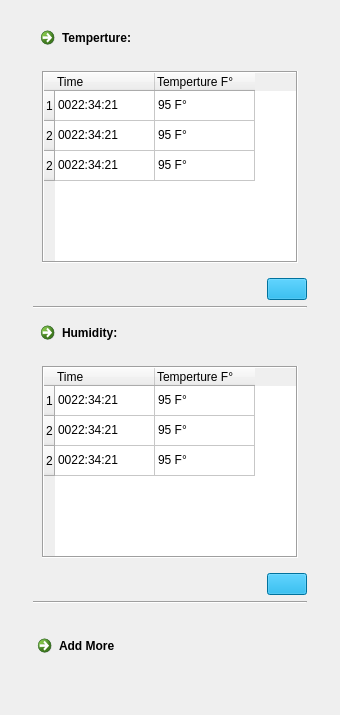
                <widget class="QWidget" name="homePage">
                 <layout class="QVBoxLayout" name="verticalLayout_9">
                  <item>
                   <widget class="QWidget" name="tempWidget" native="true">
                    <layout class="QHBoxLayout" name="horizontalLayout_4">
                     <property name="bottomMargin">
                      <number>0</number>
                     </property>
                     <item>
                      <layout class="QHBoxLayout" name="tempHLayout">
                       <item>
                        <spacer name="tempLeftHSpacer">
                         <property name="orientation">
                          <enum>Qt::Horizontal</enum>
                         </property>
                         <property name="sizeType">
                          <enum>QSizePolicy::Fixed</enum>
                         </property>
                         <property name="sizeHint" stdset="0">
                          <size>
                           <width>13</width>
                           <height>20</height>
                          </size>
                         </property>
                        </spacer>
                       </item>
                       <item>
                        <layout class="QVBoxLayout" name="tempVLayout">
                         <item>
                          <widget class="LinkButton" name="tempLinkButton">
                           <property name="maximumSize">
                            <size>
                             <width>16777210</width>
                             <height>40</height>
                            </size>
                           </property>
                           <property name="cursor">
                            <cursorShape>PointingHandCursor</cursorShape>
                           </property>
                           <property name="layoutDirection">
                            <enum>Qt::LeftToRight</enum>
                           </property>
                           <property name="styleSheet">
                            <string notr="true">background-color: rgb(0, 160, 220);
font: 700 11pt &quot;Segoe UI&quot;;
border-color: rgb(0, 0, 0);</string>
                           </property>
                           <property name="text">
                            <string>Temperture: </string>
                           </property>
                           <property name="icon">
                            <iconset>
                             <normaloff>icons/WeatherIcons/01d.png</normaloff>icons/WeatherIcons/01d.png</iconset>
                           </property>
                          </widget>
                         </item>
                         <item>
                          <widget class="QWidget" name="tempExtendableWidget" native="true">
                           <property name="autoFillBackground">
                            <bool>false</bool>
                           </property>
                           <layout class="QVBoxLayout" name="verticalLayout_8">
                            <property name="leftMargin">
                             <number>0</number>
                            </property>
                            <property name="topMargin">
                             <number>0</number>
                            </property>
                            <property name="rightMargin">
                             <number>0</number>
                            </property>
                            <property name="bottomMargin">
                             <number>0</number>
                            </property>
                            <item>
                             <widget class="QStackedWidget" name="tempStackedWidget">
                              <property name="currentIndex">
                               <number>0</number>
                              </property>
                              <widget class="QWidget" name="tmepTablePage">
                               <layout class="QHBoxLayout" name="horizontalLayout_19">
                                <item>
                                 <layout class="QVBoxLayout" name="verticalLayout_7">
                                  <item>
                                   <widget class="QTableWidget" name="tempTableWidget">
                                    <property name="focusPolicy">
                                     <enum>Qt::WheelFocus</enum>
                                    </property>
                                    <property name="frameShape">
                                     <enum>QFrame::Box</enum>
                                    </property>
                                    <property name="autoScroll">
                                     <bool>true</bool>
                                    </property>
                                    <property name="editTriggers">
                                     <set>QAbstractItemView::NoEditTriggers</set>
                                    </property>
                                    <property name="tabKeyNavigation">
                                     <bool>false</bool>
                                    </property>
                                    <property name="showDropIndicator" stdset="0">
                                     <bool>false</bool>
                                    </property>
                                    <property name="showGrid">
                                     <bool>true</bool>
                                    </property>
                                    <property name="gridStyle">
                                     <enum>Qt::SolidLine</enum>
                                    </property>
                                    <property name="sortingEnabled">
                                     <bool>false</bool>
                                    </property>
                                    <property name="cornerButtonEnabled">
                                     <bool>true</bool>
                                    </property>
                                    <attribute name="horizontalHeaderVisible">
                                     <bool>true</bool>
                                    </attribute>
                                    <attribute name="horizontalHeaderCascadingSectionResizes">
                                     <bool>false</bool>
                                    </attribute>
                                    <attribute name="horizontalHeaderHighlightSections">
                                     <bool>true</bool>
                                    </attribute>
                                    <attribute name="verticalHeaderVisible">
                                     <bool>true</bool>
                                    </attribute>
                                    <row>
                                     <property name="text">
                                      <string>1</string>
                                     </property>
                                    </row>
                                    <row>
                                     <property name="text">
                                      <string>2</string>
                                     </property>
                                    </row>
                                    <row>
                                     <property name="text">
                                      <string>2</string>
                                     </property>
                                    </row>
                                    <column>
                                     <property name="text">
                                      <string>Time</string>
                                     </property>
                                     <property name="textAlignment">
                                      <set>AlignLeading|AlignVCenter</set>
                                     </property>
                                    </column>
                                    <column>
                                     <property name="text">
                                      <string>Temperture F°</string>
                                     </property>
                                     <property name="textAlignment">
                                      <set>AlignLeading|AlignVCenter</set>
                                     </property>
                                    </column>
                                    <item row="0" column="0">
                                     <property name="text">
                                      <string>0022:34:21</string>
                                     </property>
                                    </item>
                                    <item row="0" column="1">
                                     <property name="text">
                                      <string>95 F°</string>
                                     </property>
                                    </item>
                                    <item row="1" column="0">
                                     <property name="text">
                                      <string>0022:34:21</string>
                                     </property>
                                    </item>
                                    <item row="1" column="1">
                                     <property name="text">
                                      <string>95 F°</string>
                                     </property>
                                    </item>
                                    <item row="2" column="0">
                                     <property name="text">
                                      <string>0022:34:21</string>
                                     </property>
                                    </item>
                                    <item row="2" column="1">
                                     <property name="text">
                                      <string>95 F°</string>
                                     </property>
                                    </item>
                                   </widget>
                                  </item>
                                 </layout>
                                </item>
                               </layout>
                              </widget>
                              <widget class="QWidget" name="tempPlotPage">
                               <layout class="QVBoxLayout" name="verticalLayout_21">
                                <item>
                                 <layout class="QVBoxLayout" name="verticalLayout_20">
                                  <item>
                                   <widget class="QGraphicsView" name="tempGraphicView"/>
                                  </item>
                                 </layout>
                                </item>
                               </layout>
                              </widget>
                             </widget>
                            </item>
                            <item>
                             <layout class="QHBoxLayout" name="tempPlotButtonHLayout">
                              <item>
                               <spacer name="tempPlotButtonSpacer">
                                <property name="orientation">
                                 <enum>Qt::Horizontal</enum>
                                </property>
                                <property name="sizeHint" stdset="0">
                                 <size>
                                  <width>40</width>
                                  <height>20</height>
                                 </size>
                                </property>
                               </spacer>
                              </item>
                              <item>
                               <widget class="QPushButton" name="tempPlotBushButton">
                                <property name="minimumSize">
                                 <size>
                                  <width>40</width>
                                  <height>20</height>
                                 </size>
                                </property>
                                <property name="cursor">
                                 <cursorShape>PointingHandCursor</cursorShape>
                                </property>
                                <property name="styleSheet">
                                 <string notr="true">font: 700 9pt &quot;Segoe UI&quot;;
background-color: rgb(0, 160, 220);
border-color: rgb(0, 0, 0);</string>
                                </property>
                                <property name="text">
                                 <string/>
                                </property>
                                <property name="icon">
                                 <iconset>
                                  <normaloff>icons/BasicIcons/icons8-computer-software-with-point-line-diagram-graph-plot-24.png</normaloff>icons/BasicIcons/icons8-computer-software-with-point-line-diagram-graph-plot-24.png</iconset>
                                </property>
                               </widget>
                              </item>
                             </layout>
                            </item>
                           </layout>
                          </widget>
                         </item>
                         <item>
                          <widget class="Line" name="line">
                           <property name="orientation">
                            <enum>Qt::Horizontal</enum>
                           </property>
                          </widget>
                         </item>
                        </layout>
                       </item>
                       <item>
                        <spacer name="tempRightHSpacer">
                         <property name="orientation">
                          <enum>Qt::Horizontal</enum>
                         </property>
                         <property name="sizeType">
                          <enum>QSizePolicy::Fixed</enum>
                         </property>
                         <property name="sizeHint" stdset="0">
                          <size>
                           <width>13</width>
                           <height>20</height>
                          </size>
                         </property>
                        </spacer>
                       </item>
                      </layout>
                     </item>
                    </layout>
                   </widget>
                  </item>
                  <item>
                   <widget class="QWidget" name="HumidityWidget" native="true">
                    <layout class="QHBoxLayout" name="horizontalLayout_7">
                     <property name="topMargin">
                      <number>0</number>
                     </property>
                     <item>
                      <layout class="QHBoxLayout" name="humidityHLayout">
                       <item>
                        <spacer name="humidityHSpacer">
                         <property name="orientation">
                          <enum>Qt::Horizontal</enum>
                         </property>
                         <property name="sizeType">
                          <enum>QSizePolicy::Fixed</enum>
                         </property>
                         <property name="sizeHint" stdset="0">
                          <size>
                           <width>13</width>
                           <height>20</height>
                          </size>
                         </property>
                        </spacer>
                       </item>
                       <item>
                        <layout class="QVBoxLayout" name="humidityVLayout">
                         <item>
                          <widget class="LinkButton" name="humidityLinkButton">
                           <property name="maximumSize">
                            <size>
                             <width>16777215</width>
                             <height>40</height>
                            </size>
                           </property>
                           <property name="cursor">
                            <cursorShape>PointingHandCursor</cursorShape>
                           </property>
                           <property name="styleSheet">
                            <string notr="true">font: 700 11pt &quot;Segoe UI&quot;;
background-color: rgb(0, 160, 220);
border-color: rgb(0, 0, 0);</string>
                           </property>
                           <property name="text">
                            <string>Humidity:</string>
                           </property>
                           <property name="icon">
                            <iconset>
                             <normaloff>icons/WeatherIcons/2682807_drop_high_humidity_percentage_precipitation_icon.png</normaloff>icons/WeatherIcons/2682807_drop_high_humidity_percentage_precipitation_icon.png</iconset>
                           </property>
                          </widget>
                         </item>
                         <item>
                          <widget class="QWidget" name="humidityExtendableWidget" native="true">
                           <property name="autoFillBackground">
                            <bool>false</bool>
                           </property>
                           <layout class="QVBoxLayout" name="verticalLayout_16">
                            <property name="leftMargin">
                             <number>0</number>
                            </property>
                            <property name="topMargin">
                             <number>0</number>
                            </property>
                            <property name="rightMargin">
                             <number>0</number>
                            </property>
                            <property name="bottomMargin">
                             <number>0</number>
                            </property>
                            <item>
                             <widget class="QStackedWidget" name="humidityStackedWidget">
                              <property name="currentIndex">
                               <number>0</number>
                              </property>
                              <widget class="QWidget" name="humidityTablePage">
                               <layout class="QHBoxLayout" name="horizontalLayout_20">
                                <item>
                                 <layout class="QVBoxLayout" name="verticalLayout_17">
                                  <item>
                                   <widget class="QTableWidget" name="humidityTableWidget">
                                    <property name="focusPolicy">
                                     <enum>Qt::WheelFocus</enum>
                                    </property>
                                    <property name="frameShape">
                                     <enum>QFrame::Box</enum>
                                    </property>
                                    <property name="autoScroll">
                                     <bool>true</bool>
                                    </property>
                                    <property name="editTriggers">
                                     <set>QAbstractItemView::NoEditTriggers</set>
                                    </property>
                                    <property name="tabKeyNavigation">
                                     <bool>false</bool>
                                    </property>
                                    <property name="showDropIndicator" stdset="0">
                                     <bool>false</bool>
                                    </property>
                                    <property name="showGrid">
                                     <bool>true</bool>
                                    </property>
                                    <property name="gridStyle">
                                     <enum>Qt::SolidLine</enum>
                                    </property>
                                    <property name="sortingEnabled">
                                     <bool>false</bool>
                                    </property>
                                    <property name="cornerButtonEnabled">
                                     <bool>true</bool>
                                    </property>
                                    <attribute name="horizontalHeaderVisible">
                                     <bool>true</bool>
                                    </attribute>
                                    <attribute name="horizontalHeaderCascadingSectionResizes">
                                     <bool>false</bool>
                                    </attribute>
                                    <attribute name="horizontalHeaderHighlightSections">
                                     <bool>true</bool>
                                    </attribute>
                                    <attribute name="verticalHeaderVisible">
                                     <bool>true</bool>
                                    </attribute>
                                    <row>
                                     <property name="text">
                                      <string>1</string>
                                     </property>
                                    </row>
                                    <row>
                                     <property name="text">
                                      <string>2</string>
                                     </property>
                                    </row>
                                    <row>
                                     <property name="text">
                                      <string>2</string>
                                     </property>
                                    </row>
                                    <column>
                                     <property name="text">
                                      <string>Time</string>
                                     </property>
                                     <property name="textAlignment">
                                      <set>AlignLeading|AlignVCenter</set>
                                     </property>
                                    </column>
                                    <column>
                                     <property name="text">
                                      <string>Temperture F°</string>
                                     </property>
                                     <property name="textAlignment">
                                      <set>AlignLeading|AlignVCenter</set>
                                     </property>
                                    </column>
                                    <item row="0" column="0">
                                     <property name="text">
                                      <string>0022:34:21</string>
                                     </property>
                                    </item>
                                    <item row="0" column="1">
                                     <property name="text">
                                      <string>95 F°</string>
                                     </property>
                                    </item>
                                    <item row="1" column="0">
                                     <property name="text">
                                      <string>0022:34:21</string>
                                     </property>
                                    </item>
                                    <item row="1" column="1">
                                     <property name="text">
                                      <string>95 F°</string>
                                     </property>
                                    </item>
                                    <item row="2" column="0">
                                     <property name="text">
                                      <string>0022:34:21</string>
                                     </property>
                                    </item>
                                    <item row="2" column="1">
                                     <property name="text">
                                      <string>95 F°</string>
                                     </property>
                                    </item>
                                   </widget>
                                  </item>
                                 </layout>
                                </item>
                               </layout>
                              </widget>
                              <widget class="QWidget" name="humidityPlotPage">
                               <layout class="QVBoxLayout" name="verticalLayout_22">
                                <item>
                                 <layout class="QVBoxLayout" name="verticalLayout_18">
                                  <item>
                                   <widget class="QGraphicsView" name="humidityGraphicView"/>
                                  </item>
                                 </layout>
                                </item>
                               </layout>
                              </widget>
                             </widget>
                            </item>
                            <item>
                             <layout class="QHBoxLayout" name="humidityPlotButtonHLayout">
                              <item>
                               <spacer name="humidityPlotButtonSpacer">
                                <property name="orientation">
                                 <enum>Qt::Horizontal</enum>
                                </property>
                                <property name="sizeHint" stdset="0">
                                 <size>
                                  <width>40</width>
                                  <height>20</height>
                                 </size>
                                </property>
                               </spacer>
                              </item>
                              <item>
                               <widget class="QPushButton" name="humidityPlotBushButton">
                                <property name="minimumSize">
                                 <size>
                                  <width>40</width>
                                  <height>20</height>
                                 </size>
                                </property>
                                <property name="cursor">
                                 <cursorShape>PointingHandCursor</cursorShape>
                                </property>
                                <property name="styleSheet">
                                 <string notr="true">font: 700 9pt &quot;Segoe UI&quot;;
background-color: rgb(0, 160, 220);
border-color: rgb(0, 0, 0);</string>
                                </property>
                                <property name="text">
                                 <string/>
                                </property>
                                <property name="icon">
                                 <iconset>
                                  <normaloff>icons/BasicIcons/icons8-computer-software-with-point-line-diagram-graph-plot-24.png</normaloff>icons/BasicIcons/icons8-computer-software-with-point-line-diagram-graph-plot-24.png</iconset>
                                </property>
                               </widget>
                              </item>
                             </layout>
                            </item>
                           </layout>
                          </widget>
                         </item>
                         <item>
                          <widget class="Line" name="humdityLine">
                           <property name="orientation">
                            <enum>Qt::Horizontal</enum>
                           </property>
                          </widget>
                         </item>
                        </layout>
                       </item>
                       <item>
                        <spacer name="horizontalSpacer_2">
                         <property name="orientation">
                          <enum>Qt::Horizontal</enum>
                         </property>
                         <property name="sizeType">
                          <enum>QSizePolicy::Fixed</enum>
                         </property>
                         <property name="sizeHint" stdset="0">
                          <size>
                           <width>13</width>
                           <height>20</height>
                          </size>
                         </property>
                        </spacer>
                       </item>
                      </layout>
                     </item>
                    </layout>
                   </widget>
                  </item>
                  <item>
                   <widget class="QWidget" name="addMoreWidget" native="true">
                    <layout class="QHBoxLayout" name="horizontalLayout_8">
                     <property name="bottomMargin">
                      <number>0</number>
                     </property>
                     <item>
                      <layout class="QHBoxLayout" name="addMoreHLayout">
                       <item>
                        <spacer name="addMoreLeftSpacer">
                         <property name="orientation">
                          <enum>Qt::Horizontal</enum>
                         </property>
                         <property name="sizeType">
                          <enum>QSizePolicy::Fixed</enum>
                         </property>
                         <property name="sizeHint" stdset="0">
                          <size>
                           <width>10</width>
                           <height>20</height>
                          </size>
                         </property>
                        </spacer>
                       </item>
                       <item>
                        <layout class="QVBoxLayout" name="addMoreVLayout">
                         <item>
                          <widget class="QCommandLinkButton" name="addMoreLinkButton">
                           <property name="maximumSize">
                            <size>
                             <width>16777215</width>
                             <height>40</height>
                            </size>
                           </property>
                           <property name="cursor">
                            <cursorShape>PointingHandCursor</cursorShape>
                           </property>
                           <property name="styleSheet">
                            <string notr="true">font: 700 9pt &quot;Segoe UI&quot;;
background-color: rgb(0, 160, 220);
border-color: rgb(0, 0, 0);</string>
                           </property>
                           <property name="text">
                            <string>Add More </string>
                           </property>
                           <property name="icon">
                            <iconset>
                             <normaloff>icons/BasicIcons/plus.png</normaloff>icons/BasicIcons/plus.png</iconset>
                           </property>
                          </widget>
                         </item>
                        </layout>
                       </item>
                       <item>
                        <spacer name="addMoreRightSpacer">
                         <property name="orientation">
                          <enum>Qt::Horizontal</enum>
                         </property>
                         <property name="sizeType">
                          <enum>QSizePolicy::Fixed</enum>
                         </property>
                         <property name="sizeHint" stdset="0">
                          <size>
                           <width>10</width>
                           <height>20</height>
                          </size>
                         </property>
                        </spacer>
                       </item>
                      </layout>
                     </item>
                    </layout>
                   </widget>
                  </item>
                  <item>
                   <spacer name="homePageSpacer">
                    <property name="orientation">
                     <enum>Qt::Vertical</enum>
                    </property>
                    <property name="sizeType">
                     <enum>QSizePolicy::Preferred</enum>
                    </property>
                    <property name="sizeHint" stdset="0">
                     <size>
                      <width>20</width>
                      <height>40</height>
                     </size>
                    </property>
                   </spacer>
                  </item>
                 </layout>
                </widget>
